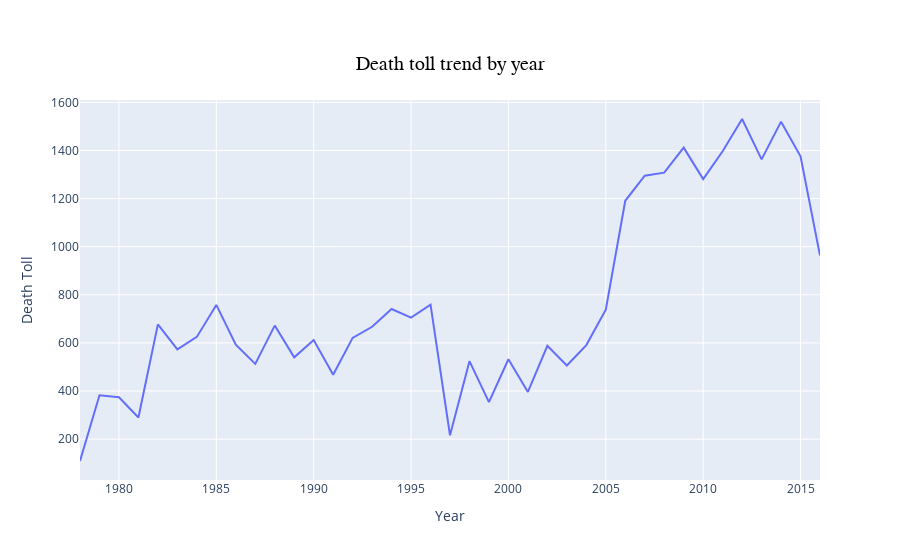

Notebook code for this chart:
### Markdown cell above
#### Death toll distribution by "Date - Year"
- Analysing the time series, we can observe that the number of deaths have stared to increase steeply from 2003

### Code cell
chicago_collision_data['Date_year'] = chicago_collision_data['Date'].dt.strftime('%Y')
date_toll = chicago_collision_data[['Date_year']].pivot_table(index = ['Date_year'], aggfunc ='size').reset_index().sort_values('Date_year', ascending=False)
date_toll.columns = ['Date_year', 'Death_Toll']
date_toll.head()

fig = px.line(date_toll, x='Date_year', y='Death_Toll', 
              labels={
                     "Date_year": "Year",
                     "Death_Toll": "Death Toll",
                 },
              title="Death toll trend by year")
fig.update_layout(title=dict(
                    x=0.5,
                    y=0.9,
                    font=dict(
                    family="Arial",
                    size=20,
                    color='#000000'
                    )))
fig.show()

### Figure 1 — Plotly figure (JSON) as saved in the notebook; plotly's stock layout.template omitted (floating-point values rounded to 4 significant figures)
{"data": [{"hovertemplate": "Year=%{x}<br>Death Toll=%{y}<extra></extra>", "legendgroup": "", "line": {"color": "#636efa", "dash": "solid"}, "mode": "lines", "name": "", "orientation": "v", "showlegend": false, "type": "scatter", "x": ["2016", "2015", "2014", "2013", "2012", "2011", "2010", "2009", "2008", "2007", "2006", "2005", "2004", "2003", "2002", "2001", "2000", "1999", "1998", "1997", "1996", "1995", "1994", "1993", "1992", "1991", "1990", "1989", "1988", "1987", "1986", "1985", "1984", "1983", "1982", "1981", "1980", "1979", "1978"], "xaxis": "x", "y": [963, 1376, 1520, 1363, 1531, 1397, 1281, 1412, 1308, 1295, 1191, 738, 591, 506, 588, 396, 532, 354, 524, 216, 759, 705, 741, 667, 621, 468, 612, 540, 672, 513, 593, 758, 625, 573, 677, 290, 374, 382, 109], "yaxis": "y"}], "layout": {"legend": {"tracegroupgap": 0}, "title": {"font": {"color": "#000000", "family": "Arial", "size": 20}, "text": "Death toll trend by year", "x": 0.5, "y": 0.9}, "xaxis": {"anchor": "y", "domain": [0, 1], "title": {"text": "Year"}}, "yaxis": {"anchor": "x", "domain": [0, 1], "title": {"text": "Death Toll"}}}}
